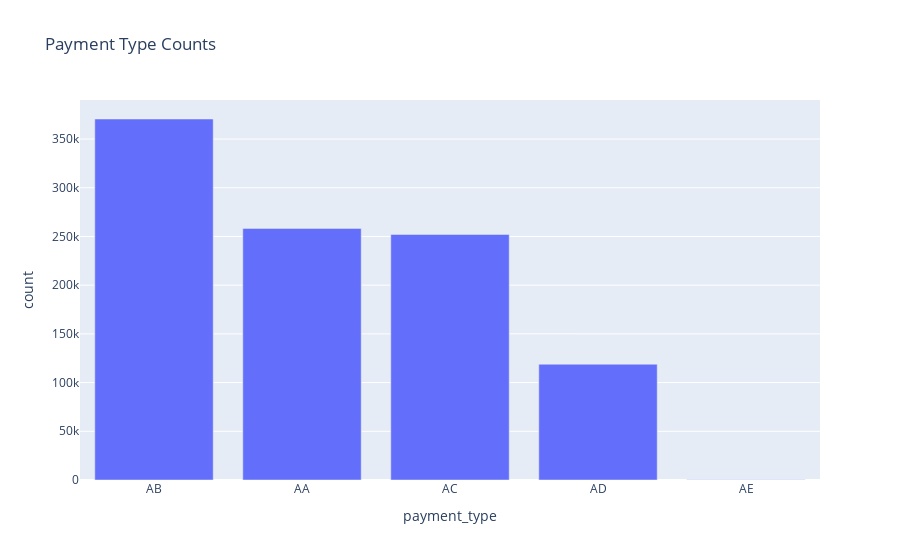

This figure's notebook cell:
### Markdown cell above
### Categorical columns distribution

### Code cell
state_counts = df.groupBy("payment_type").count().orderBy("count", ascending=False)
state_counts.show()
state_counts.plot.bar(x="payment_type", y="count", title="Payment Type Counts")

### Figure 1 — Plotly figure (JSON) as saved in the notebook; plotly's stock layout.template omitted (floating-point values rounded to 4 significant figures)
{"data": [{"hovertemplate": "payment_type=%{x}<br>count=%{y}<extra></extra>", "legendgroup": "", "marker": {"color": "#636efa", "pattern": {"shape": ""}}, "name": "", "orientation": "v", "showlegend": false, "textposition": "auto", "type": "bar", "x": ["AB", "AA", "AC", "AD", "AE"], "xaxis": "x", "y": [370554, 258249, 252071, 118837, 289], "yaxis": "y"}], "layout": {"barmode": "relative", "legend": {"tracegroupgap": 0}, "title": {"text": "Payment Type Counts"}, "xaxis": {"anchor": "y", "domain": [0, 1], "title": {"text": "payment_type"}}, "yaxis": {"anchor": "x", "domain": [0, 1], "title": {"text": "count"}}}}
